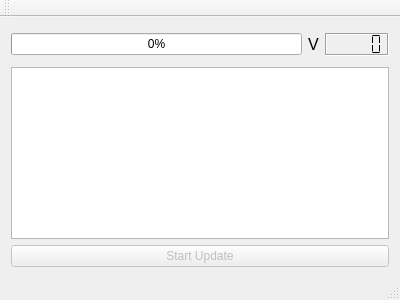
<?xml version="1.0" encoding="UTF-8"?>
<ui version="4.0">
 <class>MainWindow</class>
 <widget class="QMainWindow" name="MainWindow">
  <property name="geometry">
   <rect>
    <x>0</x>
    <y>0</y>
    <width>400</width>
    <height>300</height>
   </rect>
  </property>
  <property name="windowTitle">
   <string>SFML-Sidescroller Manager</string>
  </property>
  <widget class="QWidget" name="centralWidget">
   <layout class="QVBoxLayout" name="verticalLayout">
    <item>
     <layout class="QHBoxLayout" name="horizontalLayout">
      <property name="topMargin">
       <number>5</number>
      </property>
      <property name="bottomMargin">
       <number>5</number>
      </property>
      <item>
       <widget class="QProgressBar" name="UpdateStatus">
        <property name="value">
         <number>0</number>
        </property>
       </widget>
      </item>
      <item>
       <widget class="QLabel" name="label">
        <property name="font">
         <font>
          <pointsize>12</pointsize>
         </font>
        </property>
        <property name="text">
         <string>V</string>
        </property>
       </widget>
      </item>
      <item>
       <widget class="QLCDNumber" name="UpdateID">
        <property name="frameShadow">
         <enum>QFrame::Sunken</enum>
        </property>
        <property name="segmentStyle">
         <enum>QLCDNumber::Flat</enum>
        </property>
       </widget>
      </item>
     </layout>
    </item>
    <item>
     <widget class="QTextBrowser" name="UpdateNotes">
      <property name="toolTip">
       <string>&lt;html&gt;&lt;head/&gt;&lt;body&gt;&lt;p&gt;Changelog&lt;/p&gt;&lt;/body&gt;&lt;/html&gt;</string>
      </property>
      <property name="html">
       <string>&lt;!DOCTYPE HTML PUBLIC &quot;-//W3C//DTD HTML 4.0//EN&quot; &quot;http://www.w3.org/TR/REC-html40/strict.dtd&quot;&gt;
&lt;html&gt;&lt;head&gt;&lt;meta name=&quot;qrichtext&quot; content=&quot;1&quot; /&gt;&lt;style type=&quot;text/css&quot;&gt;
p, li { white-space: pre-wrap; }
&lt;/style&gt;&lt;/head&gt;&lt;body style=&quot; font-family:'Ubuntu'; font-size:9pt; font-weight:400; font-style:normal;&quot;&gt;
&lt;p style=&quot;-qt-paragraph-type:empty; margin-top:0px; margin-bottom:12px; margin-left:0px; margin-right:0px; -qt-block-indent:0; text-indent:0px;&quot;&gt;&lt;br /&gt;&lt;/p&gt;&lt;/body&gt;&lt;/html&gt;</string>
      </property>
     </widget>
    </item>
    <item>
     <widget class="QPushButton" name="StartUpdate">
      <property name="enabled">
       <bool>false</bool>
      </property>
      <property name="text">
       <string>Start Update</string>
      </property>
      <property name="checkable">
       <bool>false</bool>
      </property>
      <property name="checked">
       <bool>false</bool>
      </property>
      <property name="flat">
       <bool>false</bool>
      </property>
     </widget>
    </item>
   </layout>
  </widget>
  <widget class="QMenuBar" name="menuBar">
   <property name="geometry">
    <rect>
     <x>0</x>
     <y>0</y>
     <width>400</width>
     <height>23</height>
    </rect>
   </property>
  </widget>
  <widget class="QToolBar" name="mainToolBar">
   <attribute name="toolBarArea">
    <enum>TopToolBarArea</enum>
   </attribute>
   <attribute name="toolBarBreak">
    <bool>false</bool>
   </attribute>
  </widget>
  <widget class="QStatusBar" name="statusBar"/>
 </widget>
 <layoutdefault spacing="6" margin="11"/>
 <resources/>
 <connections/>
</ui>
